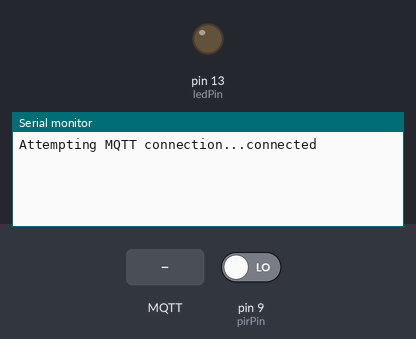
Bench run of a sketch on a simulated Arduino Uno, built with avr-gcc and run on an emulated ATmega328P. Parts: output pins drawn as LEDs (lit = HIGH), the last lines printed to the serial monitor. The test bench sets the inputs (shaded band); at power-on: pin 9 (pirPin) LOW. WiFi joins after 1.5 s; servers stay silent unless stated; no MQTT or app messages arrive unless stated.

Above: at 2.7 s.
2.8 s: MQTT message "1" arrives on the first subscribed topic
At 3.8 s:
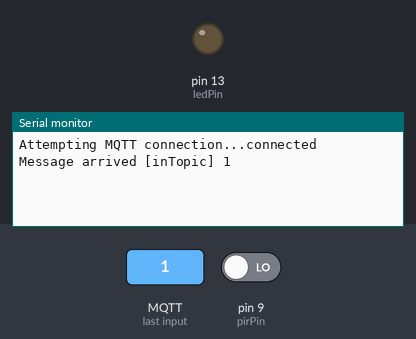
4.3 s: MQTT message "on" arrives on the first subscribed topic
At 5.0 s:
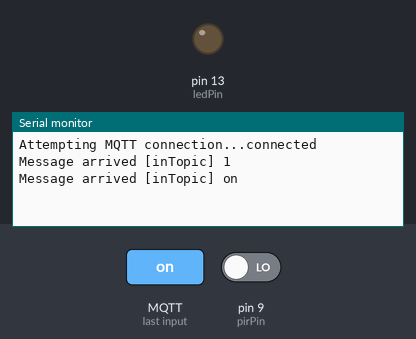
5.8 s: MQTT message "off" arrives on the first subscribed topic
At 7.3 s:
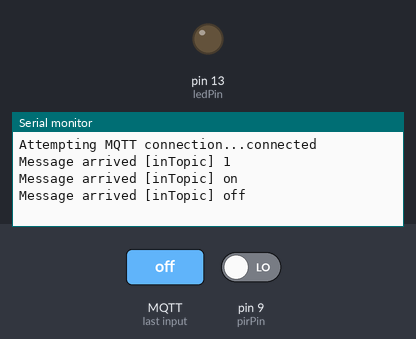

Measured:
- after the input at 2.8 s, the serial monitor: prints a new line at once (image 1)
- after the input at 4.3 s, the serial monitor: prints a new line at once (image 2)
- after the input at 5.8 s, the serial monitor: prints a new line at once (image 3)

The sketch:

pir_mqtt.ino
```cpp
/*
Connecting to a broker and subscribe to the topic "test".
Then if a motion detected publish this event.

*/

#include <SPI.h>
#include <Ethernet.h>
#include <PubSubClient.h>

// Update these with values suitable for your network.
byte mac[]    = {  0xDE, 0xED, 0xBA, 0xFE, 0xFE, 0xEF };
//byte mac[] = { 0xDE, 0xAD, 0xBE, 0xEF, 0xFE, 0xED }; from examples web server
//ip of ethernet shield (you can see this from your router )
IPAddress ip(192, 168, 1, 77);
//IPAddress server(172, 16, 0, 2);
//iot.eclipse.org=198.41.30.241
//Broker's ip address
IPAddress server(192,168,1,68);
int ledPin = 13;
int pirPin = 9;
int val = 0;


void callback(char* topic, byte* payload, unsigned int length) {
  Serial.print("Message arrived [");
  Serial.print(topic);
  Serial.print("] ");
  for (int i=0;i<length;i++) {
    Serial.print((char)payload[i]);
  }
  Serial.println();
}

EthernetClient ethClient;
PubSubClient client(ethClient);

void reconnect() {
  // Loop until we're reconnected
  while (!client.connected()) {
    Serial.print("Attempting MQTT connection...");
    // Attempt to connect
    if (client.connect("arduinoClient")) {
      Serial.println("connected");
      // Once connected, publish an announcement...
      //client.publish("outTopic","hello world");
      client.publish("/test","hello world");
      // ... and resubscribe
      client.subscribe("inTopic");
    } else {
      Serial.print("failed, rc=");
      Serial.print(client.state());
      Serial.println(" try again in 5 seconds");
      // Wait 5 seconds before retrying
      delay(5000);
    }
  }
}

void setup()
{
  Serial.begin(9600);
   pinMode (ledPin,OUTPUT);
   pinMode (pirPin, INPUT);

  client.setServer(server, 1883);
  client.setCallback(callback);

  Ethernet.begin(mac, ip);
  // Allow the hardware to sort itself out
  delay(1500);
}

void loop()
{
   val = digitalRead(pirPin);
      digitalWrite(ledPin,val);


   if (val == 1)
   {
      digitalWrite(ledPin,LOW);
      client.publish("test","motion Detected");
      delay(5000);
   }


  if (!client.connected()) {
    reconnect();
  }
  client.loop();
}
```
